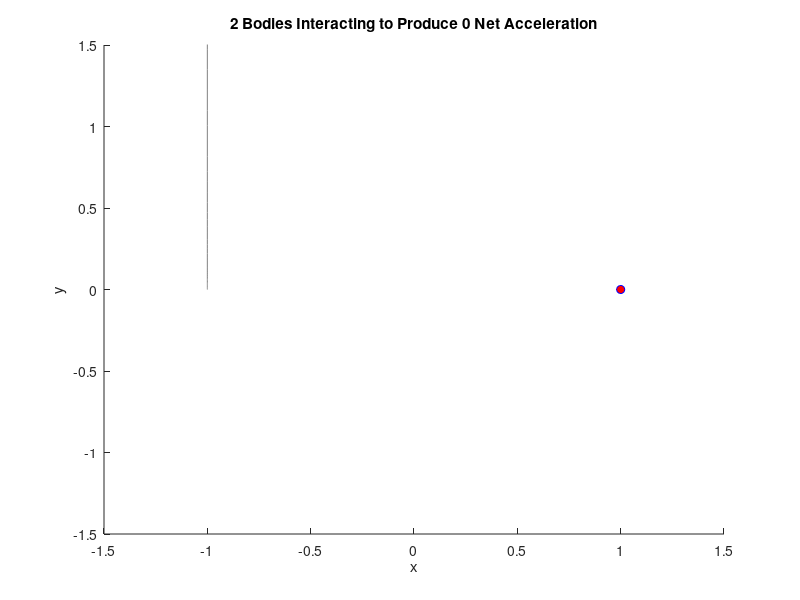

The MATLAB script that drew this image:
function n_body_problem


  %REMINDER
  % ctrl + R = comment all selected lines
  % ctrl + shift + R = uncomment all selected lines


  %SIMULATION 1
  %===========================================
##  strct1.figNum = 1;
##  strct1.M = [2,3,1];
##  strct1.Q = nan;
##  strct1.B = nan;
##  strct1.N = size(strct1.M,2);
##  strct1.FConstant = 1;
##  strct1.integrationTime = [0,3];
##  strct1.axs = [-1.5,1.5,-1.5,1.5,-1.5,1.5];
##  strct1.timePlaybackModifier = 5;
##  strct1.timeSkip = 0.005;
##  strct1.selectedBody = 1;
##  strct1.displayPath = true;
##  strct1.figTitle = 'Masses interacting only with gravitation';
##  %INITIAL CONDITION MODIFICATION
##
##  y1 = IConditions({'1 x 1','2 x -1','3 y 1', '3 z 1'}, strct1.N);
##
##  '';
##  initialize_N_Body_Simulation(strct1,y1);
  %=================================================================

  %CIRCLE SIMULATION
  %SIMULATION 2
  %==================================================================
##  strct2.figNum = 2;
##  strct2.M = [1,1,1,1];
##  strct2.Q = nan;
##  strct2.B = nan;
##  strct2.N = size(strct2.M,2);
##  strct2.FConstant = 1;
##  strct2.integrationTime = [0,8];
##  strct2.axs = [-1.5,1.5,-1.5,1.5,-1.5,1.5];
##  strct2.timePlaybackModifier = 2.5;
##  strct2.timeSkip = 0.005;
##  strct2.selectedBody = 1;
##  strct2.displayPath = true;
##  strct2.figTitle = '4 masses interacting via gravitation';
##  y2 = IConditions({'1 x 1','2 y -1', '3 x -1', '4 y 1', '1 vy -1', '2 vx -1', '3 vy 1', '4 vx 1'}, strct2.N);
##
##  initialize_N_Body_Simulation(strct2,y2);
  %====================================================================


  %SIMULATION 3
  %FIGURE EIGHT
  %==================================================================
##  strct3.figNum = 3;
##  strct3.M = [1,1,1];
##  strct3.Q = nan;
##  strct3.B = nan;
##  strct3.N = size(strct3.M,2);
##  strct3.FConstant = 1;
##  strct3.integrationTime = [0,5];
##  strct3.axs = [-1.5,1.5,-1.5,1.5,-1.5,1.5];
##  strct3.timePlaybackModifier = 2.5;
##  strct3.timeSkip = 0.01;
##  strct3.selectedBody = 1;
##  strct3.displayPath = true;
##  strct3.figTitle = '3 masses interacting to create a figure eight';
##
##  y3 = IConditions({'1 x 0.9700436','1 y -0.24308753','2 x -0.9700436','2 y 0.24308753','1 vx 0.466203685','1 vy 0.43236573','2 vx 0.466203685','2 vy 0.43236573','3 vx -0.93240737','3 vy -0.86473146'}, strct3.N);
##
##  initialize_N_Body_Simulation(strct3,y3);
  %===============================================


  %SIMULATION 4
  %CHARGED MASSES
  %==============================================
  strct4.figNum = 4;
  strct4.M = [1,1];
  strct4.Q = [1,1];
  strct4.B = nan;
  strct4.N = size(strct4.M,2);
  strct4.FConstant = 1;
  strct4.QConstant = 1;
  strct4.integrationTime = [0,5];
  strct4.axs = [-1.5,1.5,-1.5,1.5,-1.5,1.5];
  strct4.timePlaybackModifier = 2.5;
  strct4.timeSkip = 0.01;
  strct4.selectedBody = 1;
  strct4.displayPath = true;
  strct4.figTitle = '2 Bodies Interacting to Produce 0 Net Acceleration';

  y4 = IConditions({'1 x -1','2 x 1','1 vy 0.5'}, strct4.N);

  initialize_N_Body_Simulation(strct4,y4);
  %=============================================================

  %SIMULATION 5
  %CHARGED Particle in External Magnetic Field
  %============================================================

##  strct5.figNum = 5;
##  strct5.M = [1];
##  strct5.Q = [-1];
##  strct5.B = [0,0,1];
##  strct5.N = size(strct5.M,2);
##  strct5.FConstant = 1;
##  strct5.QConstant = 1;
##  strct5.integrationTime = [0,7];
##  strct5.axs = 4.*[-1.5,1.5,-1.5,1.5,-1.5,1.5];
##  strct5.timePlaybackModifier = 5;
##  strct5.timeSkip = 0.005;
##  strct5.selectedBody = 1;
##  strct5.displayPath = true;
##  strct5.figTitle = 'Single charge under uniform magnetic field';
##
##  y5 = IConditions({'1 x 0','1 vx 1','1 y -3'}, strct5.N);
##
##  initialize_N_Body_Simulation(strct5,y5);
  %===========================================================


  %SIMULATION 6
  %===========================================================
##  strct6.figNum = 6;
##  strct6.M = [3,5,3,2];
##  strct6.Q = [-3,1,-3,4];
##  strct6.B = [0,0,1];
##  strct6.N = size(strct6.M,2);
##  strct6.FConstant = 1;
##  strct6.QConstant = 1;
##  strct6.integrationTime = [0,4];
##  strct6.axs = 5.*[-1.5,1.5,-1.5,1.5,-1.5,1.5];
##  strct6.timePlaybackModifier = 5;
##  strct6.timeSkip = 0.005;
##  strct6.selectedBody = 1;
##  strct6.displayPath = true;
##  strct6.figTitle = 'multiple charged masses under uniform magnetic field';
##
##  y6 = IConditions({'1 x -4','1 vx 1','1 y -3','3 y 3','4 x 4','2 y -3','3 vy -1','4 vx -2'}, strct6.N);
##
##  initialize_N_Body_Simulation(strct6,y6);
  %=================================================================

endfunction

function Y = IConditions(y, N)

  Y = zeros(1,N*6);

  for i=1:length(y)

    strs = strsplit(y{i});

    n = str2double(strs{1});
    component = tolower(strs{2});
    value = str2double(strs{3});

    componentNum = 0;
    switch (component)

    case 'vx'
      componentNum = 4;
    case 'vy'
      componentNum = 5;
    case 'vz'
      componentNum = 6;
    case 'x'
      componentNum = 1;
    case 'y'
      componentNum = 2;
    case 'z'
      componentNum = 3;
    endswitch

    if componentNum <= 3
      Y(3*(n-1) + componentNum) = value;
    else
      Y(3*N + 3*(n-1) + componentNum-3) = value;
    endif

  endfor

endfunction


function initialize_N_Body_Simulation(strct,Y)

  N = strct.N;
  integrationTime = strct.integrationTime;
  figNum = strct.figNum;
  axs = strct.axs;

  %opts = optimset('TolX',1e-9,'TolFun',1e-9);
  options = odeset('AbsTol',1e-9,'RelTol',1e-9);
  if isnan(strct.Q)
      %just gravitation
      [tOpt,YOpt] = ode45(@(t,Y)(derivs(t,Y,strct)),integrationTime,Y,options);
    elseif isnan(strct.B)
      %electric and gravitation but no magnetism
      [tOpt,YOpt] = ode45(@(t,Y)(derivs(t,Y,strct) + derivsQ(t,Y,strct)),integrationTime,Y,options);
    else
      %Magnetism is involved
      [tOpt,YOpt] = ode45(@(t,Y)(derivs(t,Y,strct) + derivsQ(t,Y,strct) + derivsB(t,Y,strct)),integrationTime,Y,options);
  endif


  '';

  xSol = YOpt(:,1:3:(3*N-2));
  ySol = YOpt(:,2:3:(3*N-1));
  zSol = YOpt(:,3:3:(3*N));

  '';
  figure(figNum); hold on;
  axis(axs);
  xlabel('x');
  ylabel('y');
  zlabel('z');
  title(strct.figTitle);

  if strct.displayPath
    %Plot of gray orbit lines for total trajectory
    plot3(xSol,ySol,zSol,'b','color',[0.5,0.5,0.5]);
  endif


  %Change this to change speed of animation
  %timeModifier = 30;
  %tAnimation = tAnimation .* timeModifier;

  %TIME ANIMATION STUFF
  timePlaybackModifier = strct.timePlaybackModifier;
  timeSkip = strct.timeSkip;

  animationTime = 0;
  animationTimeIndex = 0;
  j=1;

  deltaTime = tOpt(2:end) - tOpt(1:end-1);

  timeElapsed = 0;
  for i = 1:length(deltaTime)

    timeElapsed += deltaTime(i);

    if timeElapsed >= timeSkip
      animationTime(j) = timeElapsed * timePlaybackModifier;
      animationTimeIndex(j) = i;
      timeElapsed = 0;
      j += 1;
    endif
  endfor


  for i=1:length(animationTime)

    for j=1:N
      if j!= strct.selectedBody
        h(j) = plot3(xSol(animationTimeIndex(i),j),ySol(animationTimeIndex(i),j),zSol(animationTimeIndex(i),j),'bo','markerfacecolor','r');
      else
        h(j) = plot3(xSol(animationTimeIndex(i),j),ySol(animationTimeIndex(i),j),zSol(animationTimeIndex(i),j),'bo','markerfacecolor','g');
      endif

    endfor

    %h(1) = plot3(xSol(i,1),ySol(i,1),zSol(i,1),'bo','markerfacecolor','b');
    %h(2) = plot3(xSol(i,2),ySol(i,2),zSol(i,2),'ro','markerfacecolor','r');
    %h(3) = plot3(xSol(i,3),ySol(i,3),zSol(i,3),'go','markerfacecolor','g');

    pause(animationTime(i));

    if i<length(animationTime)
      delete(h);
    endif

  endfor

  '';

endfunction

function dY = derivs(t,Y,q)
  '';
  N = q.N;
  M = q.M;
  FConstant = q.FConstant;

  x = Y(1:3:N*3-2,:);
  y = Y(2:3:(N*3-1),:);
  z = Y(3:3:(N*3),:);

  vx = Y((N*3+1):3:end,:);
  vy = Y((N*3+2):3:end,:);
  vz = Y((N*3+3):3:end,:);

  ax = zeros(1,N);
  ay = zeros(1,N);
  az = zeros(1,N);

  %RADIUS CALCULATIONS
  %r IS STRUCTURED AS THE FOLLOWING FOR 3 bodys as an example:

  %{ radius from body 1 to 2 , radius from body 1 to 3 }
  %{ 0 , radius from 2 to 3 }

  %radius size will be a N-1 by N-1 matrix
  r = zeros(N-1,N-1);
  for i = 1:N
    for j = i+1:N

      r(i,j-1) = sqrt( (x(i) - x(j)).^2 + (y(i)-y(j)).^2 + (z(i) - z(j)).^2);

    endfor
  endfor

  %loop through each body and calculate net acceleration in all three directions for each body
  %can do it more efficiently by doing both ax for i on j and j on i in the same step of the loop
  '';

  for i = 1:(N-1)

    for j = i+1:N
      ax(i) += ((FConstant .* M(j))./((r(i,j-1)).^3)) .* (x(j)-x(i));
      ax(j) += ((FConstant .* M(i))./((r(i,j-1)).^3)) .* (x(i)-x(j));

      ay(i) += ((FConstant .* M(j))./((r(i,j-1)).^3)) .* (y(j)-y(i));
      ay(j) += ((FConstant .* M(i))./((r(i,j-1)).^3)) .* (y(i)-y(j));

      az(i) += ((FConstant .* M(j))./((r(i,j-1)).^3)) .* (z(j)-z(i));
      az(j) += ((FConstant .* M(i))./((r(i,j-1)).^3)) .* (z(i)-z(j));
    endfor

  endfor

  '';
  dY(1:3:(3*N-2)) = vx;
  dY(2:3:(3*N-1)) = vy;
  dY(3:3:(3*N)) = vz;

  dY((3*N+1):3:6*N) = ax;
  dY((3*N+2):3:6*N) = ay;
  dY((3*N+3):3:6*N) = az;
  dY = dY';
  '';

endfunction

%Same as Derivs function but modified for force between charges
function dY = derivsQ(t,Y,q)
  '';
  N = q.N;
  M = q.M;
  Q = q.Q;
  FConstant = q.QConstant;

  x = Y(1:3:N*3-2,:);
  y = Y(2:3:(N*3-1),:);
  z = Y(3:3:(N*3),:);

  vx = Y((N*3+1):3:end,:);
  vy = Y((N*3+2):3:end,:);
  vz = Y((N*3+3):3:end,:);

  ax = zeros(1,N);
  ay = zeros(1,N);
  az = zeros(1,N);

  %RADIUS CALCULATIONS
  %r IS STRUCTURED AS THE FOLLOWING FOR 3 bodys as an example:

  %{ radius from body 1 to 2 , radius from body 1 to 3 }
  %{ 0 , radius from 2 to 3 }

  %radius size will be a N-1 by N-1 matrix
  r = zeros(N-1,N-1);
  for i = 1:N
    for j = i+1:N

      r(i,j-1) = sqrt( (x(i) - x(j)).^2 + (y(i)-y(j)).^2 + (z(i) - z(j)).^2);

    endfor
  endfor

  %loop through each body and calculate net acceleration in all three directions for each body
  %can do it more efficiently by doing both ax for i on j and j on i in the same step of the loop
  '';

  for i = 1:(N-1)

    for j = i+1:N
      ax(i) += -((FConstant .* Q(j) .* Q(i))./((r(i,j-1)).^3)) .* (x(j)-x(i)) ./ M(i);
      ax(j) += -((FConstant .* Q(i) .* Q(j))./((r(i,j-1)).^3)) .* (x(i)-x(j)) ./ M(j);

      ay(i) += -((FConstant .* Q(j) .* Q(i))./((r(i,j-1)).^3)) .* (y(j)-y(i)) ./ M(i);
      ay(j) += -((FConstant .* Q(i) .* Q(j))./((r(i,j-1)).^3)) .* (y(i)-y(j)) ./ M(j);

      az(i) += -((FConstant .* Q(j) .* Q(i))./((r(i,j-1)).^3)) .* (z(j)-z(i)) ./ M(i);
      az(j) += -((FConstant .* Q(i) .* Q(j))./((r(i,j-1)).^3)) .* (z(i)-z(j)) ./ M(j);
    endfor

  endfor

  '';
  dY(1:3:(3*N-2)) = vx;
  dY(2:3:(3*N-1)) = vy;
  dY(3:3:(3*N)) = vz;

  dY((3*N+1):3:6*N) = ax;
  dY((3*N+2):3:6*N) = ay;
  dY((3*N+3):3:6*N) = az;
  dY = dY';
  '';

endfunction

%solving differential equation for magnetic force
function dY = derivsB(t,Y,q)
  '';
  N = q.N;
  M = q.M;
  Q = q.Q;
  B = q.B;

  x = Y(1:3:N*3-2,:);
  y = Y(2:3:(N*3-1),:);
  z = Y(3:3:(N*3),:);

  vx = Y((N*3+1):3:end,:);
  vy = Y((N*3+2):3:end,:);
  vz = Y((N*3+3):3:end,:);

  ax = zeros(1,N);
  ay = zeros(1,N);
  az = zeros(1,N);

  % F = q(v x B)
  % a = q(v x B) / m
  for i = 1:N
    v = [vx(i),vy(i),vz(i)];
    ax(i) = Q(i) .* cross(v,B,2)(1) ./ M(i);
    ay(i) = Q(i) .* cross(v,B,2)(2) ./ M(i);
    az(i) = Q(i) .* cross(v,B,2)(3) ./ M(i);

  endfor

  '';
  dY(1:3:(3*N-2)) = vx;
  dY(2:3:(3*N-1)) = vy;
  dY(3:3:(3*N)) = vz;

  dY((3*N+1):3:6*N) = ax;
  dY((3*N+2):3:6*N) = ay;
  dY((3*N+3):3:6*N) = az;
  dY = dY';
  '';

endfunction
